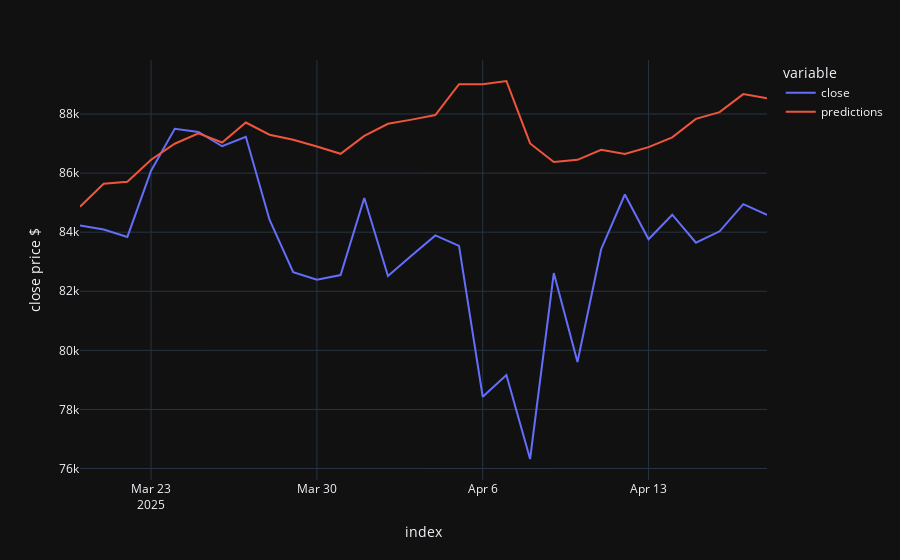

Write notebook code for a chart like this one.
### Code cell
reconstruct_undiff(tuned_best)
